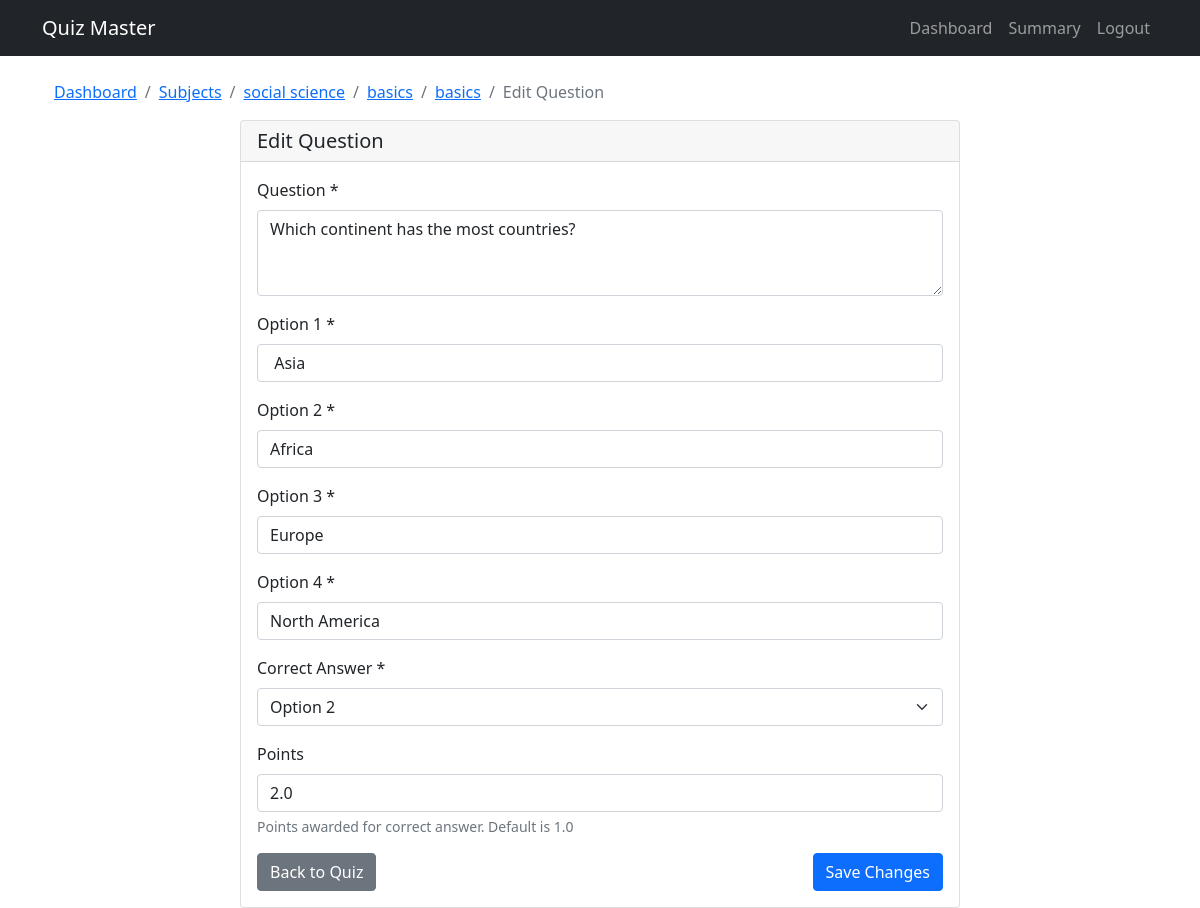
The app's page /admin/question/1/edit (signed in) with its own data.
### backend/models.py (models this page shows)
class Subject(db.Model):
    __tablename__ = 'subjects'
    id = db.Column(db.Integer, primary_key=True)
    name = db.Column(db.String(100), nullable=False)
    description = db.Column(db.Text)
    chapters = relationship('Chapter', back_populates='subject', cascade='all, delete-orphan')

class Chapter(db.Model):
    __tablename__ = 'chapters'
    id = db.Column(db.Integer, primary_key=True)
    subject_id = db.Column(db.Integer, db.ForeignKey('subjects.id'), nullable=False)
    name = db.Column(db.String(100), nullable=False)
    description = db.Column(db.Text)
    subject = relationship('Subject', back_populates='chapters')
    quizzes = relationship('Quiz', back_populates='chapter', cascade='all, delete-orphan')

class Quiz(db.Model):
    __tablename__ = 'quizzes'
    id = db.Column(db.Integer, primary_key=True)
    chapter_id = db.Column(db.Integer, db.ForeignKey('chapters.id'), nullable=False)
    title = db.Column(db.String(200), nullable=False)
    remarks = db.Column(db.String)
    duration_minutes = db.Column(db.Integer, nullable=False, default=30)
    passing_percentage = db.Column(db.Integer, nullable=False, default=60)
    is_active = db.Column(db.Boolean, default=True)
    chapter = relationship('Chapter', back_populates='quizzes')
    questions = relationship('Question', back_populates='quiz', cascade='all, delete-orphan')
    scores = relationship('Score', back_populates='quiz', cascade='all, delete-orphan')

class Question(db.Model):
    __tablename__ = 'questions'
    id = db.Column(db.Integer, primary_key=True)
    quiz_id = db.Column(db.Integer, db.ForeignKey('quizzes.id'), nullable=False)
    question_statement = db.Column(db.Text, nullable=False)
    option1 = db.Column(db.Text, nullable=False)
    option2 = db.Column(db.Text, nullable=False)
    option3 = db.Column(db.Text, nullable=False)
    option4 = db.Column(db.Text, nullable=False)
    correct_option = db.Column(db.Integer, nullable=False)
    points = db.Column(db.Float, default=1.0)
    quiz = relationship('Quiz', back_populates='questions')

### backend/controllers.py (the view, shortened to what this page needs)
@app.route('/admin/question/<int:question_id>/edit', methods=['GET', 'POST'])
def edit_question(question_id):
    if not session.get('is_admin'):
        return redirect(url_for('login'))
    question = Question.query.get_or_404(question_id)
    return render_template('admin/question_form.html', question=question, quiz=question.quiz)

### templates/admin/question_form.html (shortened to what this page needs)
{% extends "base.html" %}
{% block content %}
<div class="container">
    <nav aria-label="breadcrumb">
        <ol class="breadcrumb">
            <li class="breadcrumb-item"><a href="{{ url_for('admin_dashboard') }}">Dashboard</a></li>
            <li class="breadcrumb-item"><a href="{{ url_for('list_subjects') }}">Subjects</a></li>
            <li class="breadcrumb-item"><a href="{{ url_for('view_subject', subject_id=quiz.chapter.subject.id) }}">{{ quiz.chapter.subject.name }}</a></li>
            <li class="breadcrumb-item"><a href="{{ url_for('view_chapter', chapter_id=quiz.chapter.id) }}">{{ quiz.chapter.name }}</a></li>
            <li class="breadcrumb-item"><a href="{{ url_for('view_quiz', quiz_id=quiz.id) }}">{{ quiz.title }}</a></li>
            <li class="breadcrumb-item active">{{ 'Edit' if question else 'Add' }} Question</li>
        </ol>
    </nav>
    <div class="row justify-content-center">
        <div class="col-md-8">
            <div class="card">
                <div class="card-header">
                    <h5 class="mb-0">{{ 'Edit' if question else 'Add New' }} Question</h5>
                </div>
                <div class="card-body">
                    <form method="POST" action="{{ url_for('edit_question', question_id=question.id) if question else url_for('create_question', quiz_id=quiz.id) }}">
                        <div class="mb-3">
                            <label for="question_statement" class="form-label">Question *</label>
                            <textarea class="form-control" id="question_statement" name="question_statement" rows="3" required>{{ question.question_statement if question else '' }}</textarea>
                        </div>
                        <div class="mb-3">
                            <label for="option1" class="form-label">Option 1 *</label>
                            <input type="text" class="form-control" id="option1" name="option1" value="{{ question.option1 if question else '' }}" required>
                        </div>
                        <div class="mb-3">
                            <label for="option2" class="form-label">Option 2 *</label>
                            <input type="text" class="form-control" id="option2" name="option2" value="{{ question.option2 if question else '' }}" required>
                        </div>
                        <div class="mb-3">
                            <label for="option3" class="form-label">Option 3 *</label>
                            <input type="text" class="form-control" id="option3" name="option3" value="{{ question.option3 if question else '' }}" required>
                        </div>
                        <div class="mb-3">
                            <label for="option4" class="form-label">Option 4 *</label>
                            <input type="text" class="form-control" id="option4" name="option4" value="{{ question.option4 if question else '' }}" required>
                        </div>
                        <div class="mb-3">
                            <label for="correct_option" class="form-label">Correct Answer *</label>
                            <select class="form-select" id="correct_option" name="correct_option" required>
                                <option value="2" {{ 'selected' if question and question.correct_option == 2 else '' }}>Option 2</option>
                            </select>
                        </div>
                        <div class="mb-3">
                            <label for="points" class="form-label">Points</label>
                            <input type="number" class="form-control" id="points" name="points" value="{{ question.points if question else '1.0' }}" min="0" step="0.5">
                            <div class="form-text">Points awarded for correct answer. Default is 1.0</div>
                        </div>
                        <div class="d-flex justify-content-between">
                            <a href="{{ url_for('view_quiz', quiz_id=quiz.id) }}" class="btn btn-secondary">Back to Quiz</a>
                            <button type="submit" class="btn btn-primary">{{ 'Save Changes' if question else 'Add Question' }}</button>
                        </div>
                    </form>
                </div>
            </div>
        </div>
    </div>
</div>
{% endblock %}

### records on screen
Subject: chapter.subject.name "social science"
Chapter: chapter.name "basics"
Quiz: title "basics"
Question: question_statement "Which continent has the most countries?", option1 "Asia", option2 "Africa", option3 "Europe", option4 "North America", points "2.0"

### other values on screen
{{ 'Edit' if question else 'Add' }} "Edit"
{{ 'Edit' if question else 'Add New' }} "Edit"
{{ 'Save Changes' if question else 'Add Question' }} "Save Changes"
